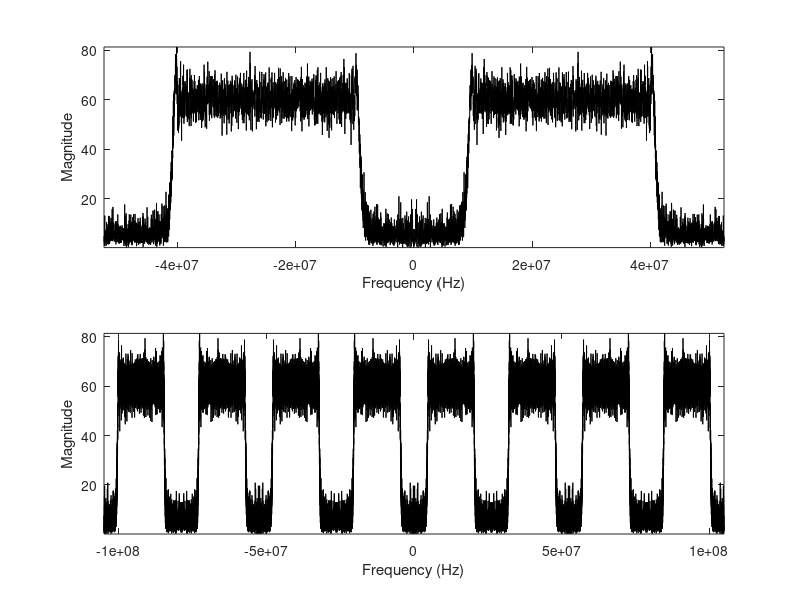

The MATLAB script that drew this image:
% Script:       chrip_samp.m 
% Author:       drohm
%
% Simulate aliasing from bandpass sampling a chirp with specified setup
% parameters.
%
% fc = carrier frequency
% B = bandwidth of chirp
% T = time duration of chirp
%--------------------------------------------------------------------------
%--------------------------------------------------------------------------
clear all;close all

fc = 130e6;     % carrier frequency
phi = 0;        % initial phase
fs = 105e6;     % sample rate (subsampling)
Ts = 1/fs;
T = 42e-6;      % chirp time duration
npoints = T*fs;
tp = linspace(-T/2, T/2, npoints);
B = 32e6;       % 32 MHz chirp bandwidth
mu = 2. * pi * B / T;
M = length(tp);

% Compute the complex LFM representation
Ichannal = cos(2*pi*fc.*tp + mu .* tp.^2 / 2.); % Real part
Qchannal = sin(2*pi*fc.*tp + mu .* tp.^2 / 2.); % Imaginary Part
LFM = Ichannal + sqrt(-1) .* Qchannal;  % complex signal

% Add Noise
SNR = 10;
w_n = randn(1,M) + i*randn(1,M);
w = (10^(-SNR/10))*w_n;        % Additive white noise for defined SNR
LFM = LFM+w;
sig = real(LFM);

% Computer FFT
pow = nextpow2(npoints);
fpoints = 2^pow;
sigfft = fftshift(fft(sig,fpoints));
freqlimit = .5*fs;
freq = linspace(-freqlimit,freqlimit,fpoints);
spec = abs(sigfft);
subplot(2,1,1)
plot(freq,spec,'k')
xlabel('Frequency (Hz)');ylabel('Magnitude')
axis tight

sigfft_long = (fft(sig,fpoints));
specl = abs(sigfft_long);
spec_long = fftshift([specl specl specl specl]);
freq_long = linspace(-2*freqlimit,2*freqlimit,4*fpoints);
subplot(2,1,2)
plot(freq_long,spec_long,'k')
xlabel('Frequency (Hz)');ylabel('Magnitude')
axis tight
